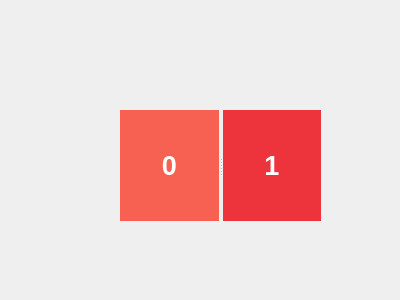
<?xml version="1.0" encoding="UTF-8"?>
<ui version="4.0">
 <class>Form</class>
 <widget class="QWidget" name="Form">
  <property name="geometry">
   <rect>
    <x>0</x>
    <y>0</y>
    <width>400</width>
    <height>300</height>
   </rect>
  </property>
  <property name="windowTitle">
   <string>Form</string>
  </property>
  <widget class="QSplitter" name="splitter">
   <property name="geometry">
    <rect>
     <x>120</x>
     <y>110</y>
     <width>201</width>
     <height>111</height>
    </rect>
   </property>
   <property name="orientation">
    <enum>Qt::Horizontal</enum>
   </property>
   <widget class="QLabel" name="label">
    <property name="palette">
     <palette>
      <active>
       <colorrole role="WindowText">
        <brush brushstyle="SolidPattern">
         <color alpha="255">
          <red>0</red>
          <green>0</green>
          <blue>0</blue>
         </color>
        </brush>
       </colorrole>
       <colorrole role="Button">
        <brush brushstyle="SolidPattern">
         <color alpha="255">
          <red>246</red>
          <green>97</green>
          <blue>81</blue>
         </color>
        </brush>
       </colorrole>
       <colorrole role="Light">
        <brush brushstyle="SolidPattern">
         <color alpha="255">
          <red>255</red>
          <green>203</green>
          <blue>198</blue>
         </color>
        </brush>
       </colorrole>
       <colorrole role="Midlight">
        <brush brushstyle="SolidPattern">
         <color alpha="255">
          <red>250</red>
          <green>150</green>
          <blue>139</blue>
         </color>
        </brush>
       </colorrole>
       <colorrole role="Dark">
        <brush brushstyle="SolidPattern">
         <color alpha="255">
          <red>123</red>
          <green>49</green>
          <blue>41</blue>
         </color>
        </brush>
       </colorrole>
       <colorrole role="Mid">
        <brush brushstyle="SolidPattern">
         <color alpha="255">
          <red>164</red>
          <green>65</green>
          <blue>54</blue>
         </color>
        </brush>
       </colorrole>
       <colorrole role="Text">
        <brush brushstyle="SolidPattern">
         <color alpha="255">
          <red>0</red>
          <green>0</green>
          <blue>0</blue>
         </color>
        </brush>
       </colorrole>
       <colorrole role="BrightText">
        <brush brushstyle="SolidPattern">
         <color alpha="255">
          <red>255</red>
          <green>255</green>
          <blue>255</blue>
         </color>
        </brush>
       </colorrole>
       <colorrole role="ButtonText">
        <brush brushstyle="SolidPattern">
         <color alpha="255">
          <red>0</red>
          <green>0</green>
          <blue>0</blue>
         </color>
        </brush>
       </colorrole>
       <colorrole role="Base">
        <brush brushstyle="SolidPattern">
         <color alpha="255">
          <red>255</red>
          <green>255</green>
          <blue>255</blue>
         </color>
        </brush>
       </colorrole>
       <colorrole role="Window">
        <brush brushstyle="SolidPattern">
         <color alpha="255">
          <red>246</red>
          <green>97</green>
          <blue>81</blue>
         </color>
        </brush>
       </colorrole>
       <colorrole role="Shadow">
        <brush brushstyle="SolidPattern">
         <color alpha="255">
          <red>0</red>
          <green>0</green>
          <blue>0</blue>
         </color>
        </brush>
       </colorrole>
       <colorrole role="AlternateBase">
        <brush brushstyle="SolidPattern">
         <color alpha="255">
          <red>250</red>
          <green>176</green>
          <blue>168</blue>
         </color>
        </brush>
       </colorrole>
       <colorrole role="ToolTipBase">
        <brush brushstyle="SolidPattern">
         <color alpha="255">
          <red>255</red>
          <green>255</green>
          <blue>220</blue>
         </color>
        </brush>
       </colorrole>
       <colorrole role="ToolTipText">
        <brush brushstyle="SolidPattern">
         <color alpha="255">
          <red>0</red>
          <green>0</green>
          <blue>0</blue>
         </color>
        </brush>
       </colorrole>
       <colorrole role="PlaceholderText">
        <brush brushstyle="SolidPattern">
         <color alpha="128">
          <red>0</red>
          <green>0</green>
          <blue>0</blue>
         </color>
        </brush>
       </colorrole>
      </active>
      <inactive>
       <colorrole role="WindowText">
        <brush brushstyle="SolidPattern">
         <color alpha="255">
          <red>0</red>
          <green>0</green>
          <blue>0</blue>
         </color>
        </brush>
       </colorrole>
       <colorrole role="Button">
        <brush brushstyle="SolidPattern">
         <color alpha="255">
          <red>246</red>
          <green>97</green>
          <blue>81</blue>
         </color>
        </brush>
       </colorrole>
       <colorrole role="Light">
        <brush brushstyle="SolidPattern">
         <color alpha="255">
          <red>255</red>
          <green>203</green>
          <blue>198</blue>
         </color>
        </brush>
       </colorrole>
       <colorrole role="Midlight">
        <brush brushstyle="SolidPattern">
         <color alpha="255">
          <red>250</red>
          <green>150</green>
          <blue>139</blue>
         </color>
        </brush>
       </colorrole>
       <colorrole role="Dark">
        <brush brushstyle="SolidPattern">
         <color alpha="255">
          <red>123</red>
          <green>49</green>
          <blue>41</blue>
         </color>
        </brush>
       </colorrole>
       <colorrole role="Mid">
        <brush brushstyle="SolidPattern">
         <color alpha="255">
          <red>164</red>
          <green>65</green>
          <blue>54</blue>
         </color>
        </brush>
       </colorrole>
       <colorrole role="Text">
        <brush brushstyle="SolidPattern">
         <color alpha="255">
          <red>0</red>
          <green>0</green>
          <blue>0</blue>
         </color>
        </brush>
       </colorrole>
       <colorrole role="BrightText">
        <brush brushstyle="SolidPattern">
         <color alpha="255">
          <red>255</red>
          <green>255</green>
          <blue>255</blue>
         </color>
        </brush>
       </colorrole>
       <colorrole role="ButtonText">
        <brush brushstyle="SolidPattern">
         <color alpha="255">
          <red>0</red>
          <green>0</green>
          <blue>0</blue>
         </color>
        </brush>
       </colorrole>
       <colorrole role="Base">
        <brush brushstyle="SolidPattern">
         <color alpha="255">
          <red>255</red>
          <green>255</green>
          <blue>255</blue>
         </color>
        </brush>
       </colorrole>
       <colorrole role="Window">
        <brush brushstyle="SolidPattern">
         <color alpha="255">
          <red>246</red>
          <green>97</green>
          <blue>81</blue>
         </color>
        </brush>
       </colorrole>
       <colorrole role="Shadow">
        <brush brushstyle="SolidPattern">
         <color alpha="255">
          <red>0</red>
          <green>0</green>
          <blue>0</blue>
         </color>
        </brush>
       </colorrole>
       <colorrole role="AlternateBase">
        <brush brushstyle="SolidPattern">
         <color alpha="255">
          <red>250</red>
          <green>176</green>
          <blue>168</blue>
         </color>
        </brush>
       </colorrole>
       <colorrole role="ToolTipBase">
        <brush brushstyle="SolidPattern">
         <color alpha="255">
          <red>255</red>
          <green>255</green>
          <blue>220</blue>
         </color>
        </brush>
       </colorrole>
       <colorrole role="ToolTipText">
        <brush brushstyle="SolidPattern">
         <color alpha="255">
          <red>0</red>
          <green>0</green>
          <blue>0</blue>
         </color>
        </brush>
       </colorrole>
       <colorrole role="PlaceholderText">
        <brush brushstyle="SolidPattern">
         <color alpha="128">
          <red>0</red>
          <green>0</green>
          <blue>0</blue>
         </color>
        </brush>
       </colorrole>
      </inactive>
      <disabled>
       <colorrole role="WindowText">
        <brush brushstyle="SolidPattern">
         <color alpha="255">
          <red>123</red>
          <green>49</green>
          <blue>41</blue>
         </color>
        </brush>
       </colorrole>
       <colorrole role="Button">
        <brush brushstyle="SolidPattern">
         <color alpha="255">
          <red>246</red>
          <green>97</green>
          <blue>81</blue>
         </color>
        </brush>
       </colorrole>
       <colorrole role="Light">
        <brush brushstyle="SolidPattern">
         <color alpha="255">
          <red>255</red>
          <green>203</green>
          <blue>198</blue>
         </color>
        </brush>
       </colorrole>
       <colorrole role="Midlight">
        <brush brushstyle="SolidPattern">
         <color alpha="255">
          <red>250</red>
          <green>150</green>
          <blue>139</blue>
         </color>
        </brush>
       </colorrole>
       <colorrole role="Dark">
        <brush brushstyle="SolidPattern">
         <color alpha="255">
          <red>123</red>
          <green>49</green>
          <blue>41</blue>
         </color>
        </brush>
       </colorrole>
       <colorrole role="Mid">
        <brush brushstyle="SolidPattern">
         <color alpha="255">
          <red>164</red>
          <green>65</green>
          <blue>54</blue>
         </color>
        </brush>
       </colorrole>
       <colorrole role="Text">
        <brush brushstyle="SolidPattern">
         <color alpha="255">
          <red>123</red>
          <green>49</green>
          <blue>41</blue>
         </color>
        </brush>
       </colorrole>
       <colorrole role="BrightText">
        <brush brushstyle="SolidPattern">
         <color alpha="255">
          <red>255</red>
          <green>255</green>
          <blue>255</blue>
         </color>
        </brush>
       </colorrole>
       <colorrole role="ButtonText">
        <brush brushstyle="SolidPattern">
         <color alpha="255">
          <red>123</red>
          <green>49</green>
          <blue>41</blue>
         </color>
        </brush>
       </colorrole>
       <colorrole role="Base">
        <brush brushstyle="SolidPattern">
         <color alpha="255">
          <red>246</red>
          <green>97</green>
          <blue>81</blue>
         </color>
        </brush>
       </colorrole>
       <colorrole role="Window">
        <brush brushstyle="SolidPattern">
         <color alpha="255">
          <red>246</red>
          <green>97</green>
          <blue>81</blue>
         </color>
        </brush>
       </colorrole>
       <colorrole role="Shadow">
        <brush brushstyle="SolidPattern">
         <color alpha="255">
          <red>0</red>
          <green>0</green>
          <blue>0</blue>
         </color>
        </brush>
       </colorrole>
       <colorrole role="AlternateBase">
        <brush brushstyle="SolidPattern">
         <color alpha="255">
          <red>246</red>
          <green>97</green>
          <blue>81</blue>
         </color>
        </brush>
       </colorrole>
       <colorrole role="ToolTipBase">
        <brush brushstyle="SolidPattern">
         <color alpha="255">
          <red>255</red>
          <green>255</green>
          <blue>220</blue>
         </color>
        </brush>
       </colorrole>
       <colorrole role="ToolTipText">
        <brush brushstyle="SolidPattern">
         <color alpha="255">
          <red>0</red>
          <green>0</green>
          <blue>0</blue>
         </color>
        </brush>
       </colorrole>
       <colorrole role="PlaceholderText">
        <brush brushstyle="SolidPattern">
         <color alpha="128">
          <red>0</red>
          <green>0</green>
          <blue>0</blue>
         </color>
        </brush>
       </colorrole>
      </disabled>
     </palette>
    </property>
    <property name="autoFillBackground">
     <bool>true</bool>
    </property>
    <property name="text">
     <string>&lt;html&gt;&lt;head/&gt;&lt;body&gt;&lt;p align=&quot;center&quot;&gt;&lt;span style=&quot; font-size:20pt; font-weight:600; color:#ffffff;&quot;&gt;0&lt;/span&gt;&lt;/p&gt;&lt;/body&gt;&lt;/html&gt;</string>
    </property>
   </widget>
   <widget class="QLabel" name="label_2">
    <property name="palette">
     <palette>
      <active>
       <colorrole role="WindowText">
        <brush brushstyle="SolidPattern">
         <color alpha="255">
          <red>0</red>
          <green>0</green>
          <blue>0</blue>
         </color>
        </brush>
       </colorrole>
       <colorrole role="Button">
        <brush brushstyle="SolidPattern">
         <color alpha="255">
          <red>237</red>
          <green>51</green>
          <blue>59</blue>
         </color>
        </brush>
       </colorrole>
       <colorrole role="Light">
        <brush brushstyle="SolidPattern">
         <color alpha="255">
          <red>255</red>
          <green>155</green>
          <blue>160</blue>
         </color>
        </brush>
       </colorrole>
       <colorrole role="Midlight">
        <brush brushstyle="SolidPattern">
         <color alpha="255">
          <red>246</red>
          <green>103</green>
          <blue>109</blue>
         </color>
        </brush>
       </colorrole>
       <colorrole role="Dark">
        <brush brushstyle="SolidPattern">
         <color alpha="255">
          <red>118</red>
          <green>25</green>
          <blue>29</blue>
         </color>
        </brush>
       </colorrole>
       <colorrole role="Mid">
        <brush brushstyle="SolidPattern">
         <color alpha="255">
          <red>158</red>
          <green>34</green>
          <blue>39</blue>
         </color>
        </brush>
       </colorrole>
       <colorrole role="Text">
        <brush brushstyle="SolidPattern">
         <color alpha="255">
          <red>0</red>
          <green>0</green>
          <blue>0</blue>
         </color>
        </brush>
       </colorrole>
       <colorrole role="BrightText">
        <brush brushstyle="SolidPattern">
         <color alpha="255">
          <red>255</red>
          <green>255</green>
          <blue>255</blue>
         </color>
        </brush>
       </colorrole>
       <colorrole role="ButtonText">
        <brush brushstyle="SolidPattern">
         <color alpha="255">
          <red>0</red>
          <green>0</green>
          <blue>0</blue>
         </color>
        </brush>
       </colorrole>
       <colorrole role="Base">
        <brush brushstyle="SolidPattern">
         <color alpha="255">
          <red>255</red>
          <green>255</green>
          <blue>255</blue>
         </color>
        </brush>
       </colorrole>
       <colorrole role="Window">
        <brush brushstyle="SolidPattern">
         <color alpha="255">
          <red>237</red>
          <green>51</green>
          <blue>59</blue>
         </color>
        </brush>
       </colorrole>
       <colorrole role="Shadow">
        <brush brushstyle="SolidPattern">
         <color alpha="255">
          <red>0</red>
          <green>0</green>
          <blue>0</blue>
         </color>
        </brush>
       </colorrole>
       <colorrole role="AlternateBase">
        <brush brushstyle="SolidPattern">
         <color alpha="255">
          <red>246</red>
          <green>153</green>
          <blue>157</blue>
         </color>
        </brush>
       </colorrole>
       <colorrole role="ToolTipBase">
        <brush brushstyle="SolidPattern">
         <color alpha="255">
          <red>255</red>
          <green>255</green>
          <blue>220</blue>
         </color>
        </brush>
       </colorrole>
       <colorrole role="ToolTipText">
        <brush brushstyle="SolidPattern">
         <color alpha="255">
          <red>0</red>
          <green>0</green>
          <blue>0</blue>
         </color>
        </brush>
       </colorrole>
       <colorrole role="PlaceholderText">
        <brush brushstyle="SolidPattern">
         <color alpha="128">
          <red>0</red>
          <green>0</green>
          <blue>0</blue>
         </color>
        </brush>
       </colorrole>
      </active>
      <inactive>
       <colorrole role="WindowText">
        <brush brushstyle="SolidPattern">
         <color alpha="255">
          <red>0</red>
          <green>0</green>
          <blue>0</blue>
         </color>
        </brush>
       </colorrole>
       <colorrole role="Button">
        <brush brushstyle="SolidPattern">
         <color alpha="255">
          <red>237</red>
          <green>51</green>
          <blue>59</blue>
         </color>
        </brush>
       </colorrole>
       <colorrole role="Light">
        <brush brushstyle="SolidPattern">
         <color alpha="255">
          <red>255</red>
          <green>155</green>
          <blue>160</blue>
         </color>
        </brush>
       </colorrole>
       <colorrole role="Midlight">
        <brush brushstyle="SolidPattern">
         <color alpha="255">
          <red>246</red>
          <green>103</green>
          <blue>109</blue>
         </color>
        </brush>
       </colorrole>
       <colorrole role="Dark">
        <brush brushstyle="SolidPattern">
         <color alpha="255">
          <red>118</red>
          <green>25</green>
          <blue>29</blue>
         </color>
        </brush>
       </colorrole>
       <colorrole role="Mid">
        <brush brushstyle="SolidPattern">
         <color alpha="255">
          <red>158</red>
          <green>34</green>
          <blue>39</blue>
         </color>
        </brush>
       </colorrole>
       <colorrole role="Text">
        <brush brushstyle="SolidPattern">
         <color alpha="255">
          <red>0</red>
          <green>0</green>
          <blue>0</blue>
         </color>
        </brush>
       </colorrole>
       <colorrole role="BrightText">
        <brush brushstyle="SolidPattern">
         <color alpha="255">
          <red>255</red>
          <green>255</green>
          <blue>255</blue>
         </color>
        </brush>
       </colorrole>
       <colorrole role="ButtonText">
        <brush brushstyle="SolidPattern">
         <color alpha="255">
          <red>0</red>
          <green>0</green>
          <blue>0</blue>
         </color>
        </brush>
       </colorrole>
       <colorrole role="Base">
        <brush brushstyle="SolidPattern">
         <color alpha="255">
          <red>255</red>
          <green>255</green>
          <blue>255</blue>
         </color>
        </brush>
       </colorrole>
       <colorrole role="Window">
        <brush brushstyle="SolidPattern">
         <color alpha="255">
          <red>237</red>
          <green>51</green>
          <blue>59</blue>
         </color>
        </brush>
       </colorrole>
       <colorrole role="Shadow">
        <brush brushstyle="SolidPattern">
         <color alpha="255">
          <red>0</red>
          <green>0</green>
          <blue>0</blue>
         </color>
        </brush>
       </colorrole>
       <colorrole role="AlternateBase">
        <brush brushstyle="SolidPattern">
         <color alpha="255">
          <red>246</red>
          <green>153</green>
          <blue>157</blue>
         </color>
        </brush>
       </colorrole>
       <colorrole role="ToolTipBase">
        <brush brushstyle="SolidPattern">
         <color alpha="255">
          <red>255</red>
          <green>255</green>
          <blue>220</blue>
         </color>
        </brush>
       </colorrole>
       <colorrole role="ToolTipText">
        <brush brushstyle="SolidPattern">
         <color alpha="255">
          <red>0</red>
          <green>0</green>
          <blue>0</blue>
         </color>
        </brush>
       </colorrole>
       <colorrole role="PlaceholderText">
        <brush brushstyle="SolidPattern">
         <color alpha="128">
          <red>0</red>
          <green>0</green>
          <blue>0</blue>
         </color>
        </brush>
       </colorrole>
      </inactive>
      <disabled>
       <colorrole role="WindowText">
        <brush brushstyle="SolidPattern">
         <color alpha="255">
          <red>118</red>
          <green>25</green>
          <blue>29</blue>
         </color>
        </brush>
       </colorrole>
       <colorrole role="Button">
        <brush brushstyle="SolidPattern">
         <color alpha="255">
          <red>237</red>
          <green>51</green>
          <blue>59</blue>
         </color>
        </brush>
       </colorrole>
       <colorrole role="Light">
        <brush brushstyle="SolidPattern">
         <color alpha="255">
          <red>255</red>
          <green>155</green>
          <blue>160</blue>
         </color>
        </brush>
       </colorrole>
       <colorrole role="Midlight">
        <brush brushstyle="SolidPattern">
         <color alpha="255">
          <red>246</red>
          <green>103</green>
          <blue>109</blue>
         </color>
        </brush>
       </colorrole>
       <colorrole role="Dark">
        <brush brushstyle="SolidPattern">
         <color alpha="255">
          <red>118</red>
          <green>25</green>
          <blue>29</blue>
         </color>
        </brush>
       </colorrole>
       <colorrole role="Mid">
        <brush brushstyle="SolidPattern">
         <color alpha="255">
          <red>158</red>
          <green>34</green>
          <blue>39</blue>
         </color>
        </brush>
       </colorrole>
       <colorrole role="Text">
        <brush brushstyle="SolidPattern">
         <color alpha="255">
          <red>118</red>
          <green>25</green>
          <blue>29</blue>
         </color>
        </brush>
       </colorrole>
       <colorrole role="BrightText">
        <brush brushstyle="SolidPattern">
         <color alpha="255">
          <red>255</red>
          <green>255</green>
          <blue>255</blue>
         </color>
        </brush>
       </colorrole>
       <colorrole role="ButtonText">
        <brush brushstyle="SolidPattern">
         <color alpha="255">
          <red>118</red>
          <green>25</green>
          <blue>29</blue>
         </color>
        </brush>
       </colorrole>
       <colorrole role="Base">
        <brush brushstyle="SolidPattern">
         <color alpha="255">
          <red>237</red>
          <green>51</green>
          <blue>59</blue>
         </color>
        </brush>
       </colorrole>
       <colorrole role="Window">
        <brush brushstyle="SolidPattern">
         <color alpha="255">
          <red>237</red>
          <green>51</green>
          <blue>59</blue>
         </color>
        </brush>
       </colorrole>
       <colorrole role="Shadow">
        <brush brushstyle="SolidPattern">
         <color alpha="255">
          <red>0</red>
          <green>0</green>
          <blue>0</blue>
         </color>
        </brush>
       </colorrole>
       <colorrole role="AlternateBase">
        <brush brushstyle="SolidPattern">
         <color alpha="255">
          <red>237</red>
          <green>51</green>
          <blue>59</blue>
         </color>
        </brush>
       </colorrole>
       <colorrole role="ToolTipBase">
        <brush brushstyle="SolidPattern">
         <color alpha="255">
          <red>255</red>
          <green>255</green>
          <blue>220</blue>
         </color>
        </brush>
       </colorrole>
       <colorrole role="ToolTipText">
        <brush brushstyle="SolidPattern">
         <color alpha="255">
          <red>0</red>
          <green>0</green>
          <blue>0</blue>
         </color>
        </brush>
       </colorrole>
       <colorrole role="PlaceholderText">
        <brush brushstyle="SolidPattern">
         <color alpha="128">
          <red>0</red>
          <green>0</green>
          <blue>0</blue>
         </color>
        </brush>
       </colorrole>
      </disabled>
     </palette>
    </property>
    <property name="autoFillBackground">
     <bool>true</bool>
    </property>
    <property name="text">
     <string>&lt;html&gt;&lt;head/&gt;&lt;body&gt;&lt;p align=&quot;center&quot;&gt;&lt;span style=&quot; font-size:20pt; font-weight:600; color:#ffffff;&quot;&gt;1&lt;/span&gt;&lt;/p&gt;&lt;/body&gt;&lt;/html&gt;</string>
    </property>
   </widget>
  </widget>
  <zorder>label</zorder>
  <zorder>label_2</zorder>
  <zorder>splitter</zorder>
 </widget>
 <resources/>
 <connections/>
</ui>
